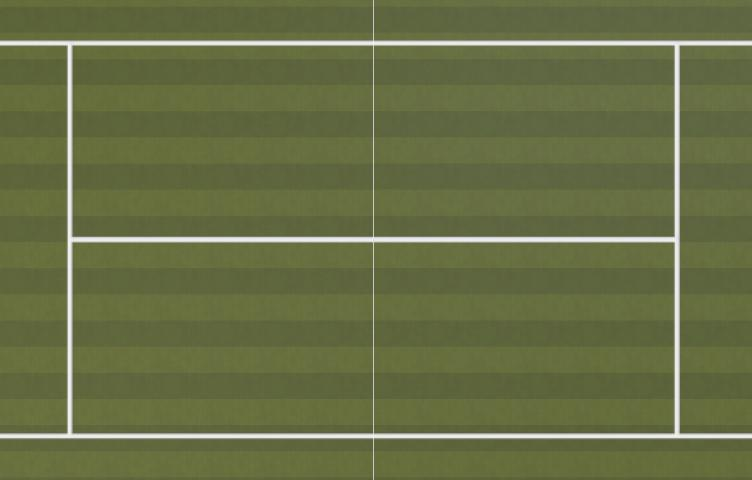
%> input picture testImages/leftEmptyCourt.jpg, 752 x 480 px; the run also reads 3 pictures not shown here
$ octave MatlabSim_Rev2.m   (GNU Octave 9; MATLAB toolbox functions it lacks are replaced by stand-ins)
%> lines starting %> are read from the running program, lines starting %| are printed output that depends on the picture
% === Initialization ===

% Load test images
emptyLeftImage = imread("testImages/LeftEmptyCourt.jpg");
%> emptyLeftImage is the input picture: size 480x752x3 uint8; mean R, G, B 103.8, 111.3, 69.3
emptyRightImage = imread("testImages/rightEmptyCourt.jpg");
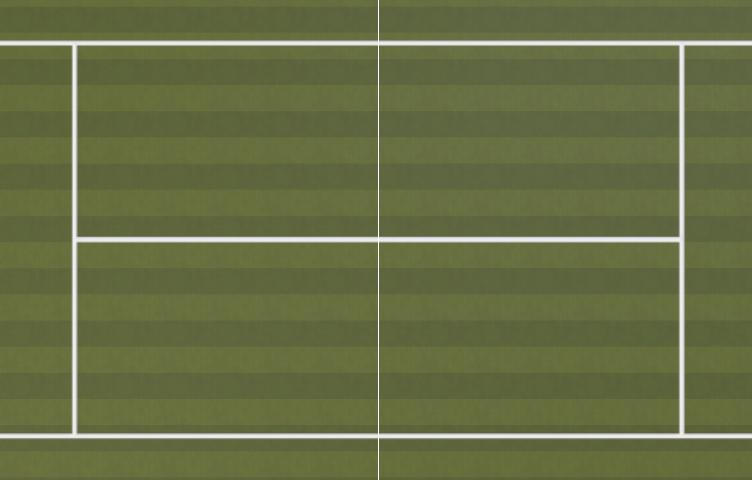
%> input picture testImages/rightEmptyCourt.jpg, 752 x 480 px
%> emptyRightImage is the input picture: size 480x752x3 uint8; mean R, G, B 103.9, 111.3, 69.4
leftTestImage1 = imread("testImages/leftImage1.jpg");
leftTestImage2 = imread("testImages/leftImage2.jpg");
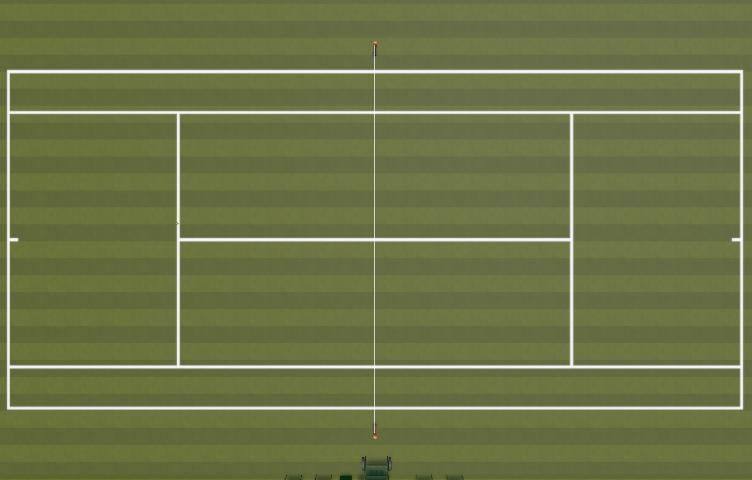
%> input picture testImages/leftImage2.jpg, 752 x 480 px
%> leftTestImage2 is the input picture: size 480x752x3 uint8; mean R, G, B 109.7, 117.1, 72.3
leftTestImage3 = imread("testImages/leftImage3.jpg");
leftTestImage4 = imread("testImages/leftImage4.jpg");
%> (the run ends here)
